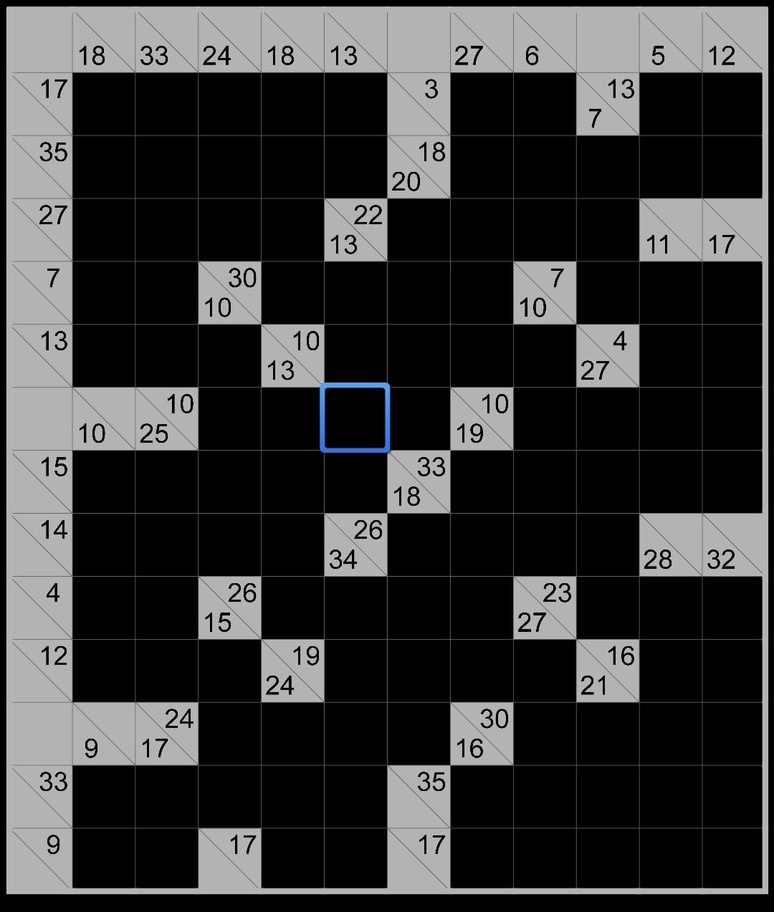
#> input picture data/images/prueba1.jpeg, 774 x 912 px, shrunk from 1080 x 1273 before the run
$ python -i grid.py   (imports and definitions only)   (older library calls are emulated)
#> lines starting #> are read from the running program, lines starting #| are printed output that depends on the picture; after the words box and inside, x2 and y2 are one past the last pixel; in counts of white or black regions, pixels touching at a corner belong together
"""Fase 1 - Paso 2: segmentación de la grilla (filas, columnas y celdas).

Sobre el tablero ya rectificado:
  1. Perfiles de líneas: se combinan dos evidencias, (a) trazos oscuros finos
     (binarización adaptativa) y (b) bordes de intensidad (Sobel), ambos
     filtrados con una apertura morfológica alargada que elimina dígitos y
     diagonales. Los bordes hacen que funcione también cuando las celdas se
     separan por cambio de color y no por una línea dibujada (p. ej. celdas
     negras contiguas a celdas grises).
  2. Se proyecta cada mapa (suma por filas / columnas) -> perfil con picos en
     cada línea de la grilla.
  3. Se busca conjuntamente el inicio a, el fin b y el número de celdas n que
     maximizan   contraste = media(perfil en las líneas) - media(perfil en los
     centros de celda).  Con n correcto las líneas caen en picos y los centros
     en valles; con 2n la mitad de las "líneas" caen en centros; con n/2 los
     "centros" caen en líneas. Probar varios a y b descarta márgenes, sombras y
     marcos alrededor del tablero.
  4. Cada línea se ajusta al pico local más cercano (tolera distorsión residual).
"""
from __future__ import annotations

from dataclasses import dataclass

import cv2
import numpy as np

MIN_CELLS, MAX_CELLS = 3, 30
MIN_CELL_PX = 12


@dataclass
class Grid:
    rows: int
    cols: int
    ys: np.ndarray   # rows + 1 posiciones de líneas horizontales
    xs: np.ndarray   # cols + 1 posiciones de líneas verticales

    def cell_box(self, r: int, c: int) -> tuple[int, int, int, int]:
        return int(self.xs[c]), int(self.ys[r]), int(self.xs[c + 1]), int(self.ys[r + 1])


def _norm(p: np.ndarray) -> np.ndarray:
    p = p - np.percentile(p, 10)
    return np.clip(p / (p.max() + 1e-9), 0, 1)


def line_profiles(gray: np.ndarray) -> tuple[np.ndarray, np.ndarray]:
    """Perfiles (vertical py, horizontal px) con picos en las líneas de la grilla."""
    h, w = gray.shape
    blur = cv2.GaussianBlur(gray, (3, 3), 0)
    block = max(11, (min(h, w) // 25) | 1)
    ink = cv2.adaptiveThreshold(blur, 255, cv2.ADAPTIVE_THRESH_MEAN_C, cv2.THRESH_BINARY_INV, block, 5)
    gy = np.abs(cv2.Sobel(blur, cv2.CV_32F, 0, 1, ksize=3))
    gx = np.abs(cv2.Sobel(blur, cv2.CV_32F, 1, 0, ksize=3))
    thr = max(30.0, float(np.percentile(np.maximum(gx, gy), 90)) * 0.5)
    ey = (gy > thr).astype(np.uint8) * 255
    ex = (gx > thr).astype(np.uint8) * 255

    k = max(7, min(h, w) // (MAX_CELLS + 10))
    hk = cv2.getStructuringElement(cv2.MORPH_RECT, (k, 1))
    vk = cv2.getStructuringElement(cv2.MORPH_RECT, (1, k))
    horiz = cv2.morphologyEx(ink, cv2.MORPH_OPEN, hk).sum(1) + cv2.morphologyEx(ey, cv2.MORPH_OPEN, hk).sum(1)
    vert = cv2.morphologyEx(ink, cv2.MORPH_OPEN, vk).sum(0) + cv2.morphologyEx(ex, cv2.MORPH_OPEN, vk).sum(0)
    smooth = lambda p: np.convolve(p.astype(np.float64), np.ones(3) / 3, mode="same")  # noqa: E731
    return _norm(smooth(horiz)), _norm(smooth(vert))


def _peaks(p: np.ndarray, min_dist: int, rel: float = 0.25) -> list[int]:
    out = []
    for i in np.argsort(-p):
        if p[i] < rel:
            break
        if all(abs(i - j) >= min_dist for j in out):
            out.append(int(i))
    return sorted(out)


def _score(p: np.ndarray, a: float, b: float, n: int, edge_lines: bool = False) -> float:
    """media(perfil en las líneas) - media(máximo del perfil en el interior de cada celda).

    Si n es demasiado pequeño, el interior de las celdas contiene líneas reales
    (máximo alto); si es demasiado grande, la mitad de las "líneas" caen en
    centros de celda (perfil bajo). Sólo el n correcto da líneas altas e
    interiores vacíos.
    """
    cell = (b - a) / n
    win = max(1, int(cell * 0.07))
    L = len(p)
    lines = [p[max(0, int(round(a + k * cell)) - win): min(L, int(round(a + k * cell)) + win + 1)].max()
             for k in range(n + 1)]
    # El borde de la imagen cuenta como línea (capturas recortadas justo al tablero).
    if edge_lines and a <= 0:
        lines[0] = 1.0
    if edge_lines and b >= L - 1:
        lines[-1] = 1.0
    inner = []
    for k in range(n):
        lo, hi = int(a + (k + 0.2) * cell), int(a + (k + 0.8) * cell)
        inner.append(p[max(0, lo): min(L, hi + 1)].max() if hi > lo else 0.0)
    return float(np.mean(lines) - np.mean(inner))


def fit_lines(p: np.ndarray, n_fixed: int | None = None, edge_lines: bool = False,
              busy: np.ndarray | None = None) -> tuple[float, float, int]:
    """Busca (inicio, fin, n) que mejor explican el perfil.

    busy (opcional, sólo si el tablero toca el borde): 1 donde la imagen tiene
    contenido. Dejar fuera del tablero una franja con contenido se penaliza:
    cuando el tablero llega al borde, no debería haber "margen" con dibujo.
    """
    L = len(p)
    pk = _peaks(p, max(3, L // 80))
    if len(pk) < 2:
        pk = [0, L - 1]
    starts = sorted(set([0] + pk[:5]))         # el tablero puede empezar en el borde
    ends = sorted(set(pk[-5:] + [L - 1]))
    best = (-1e9, 0.0, float(L - 1), MIN_CELLS)
    for a in starts:
        for b in ends:
            span = b - a
            if span < 0.4 * L:
                continue
            ns = [n_fixed] if n_fixed else range(MIN_CELLS, min(MAX_CELLS, span // MIN_CELL_PX) + 1)
            for n in ns:
                # Penaliza picos fuertes que queden fuera del tablero propuesto
                # (evita elegir sólo una parte de la grilla).
                tol = 0.35 * span / n
                outside = sum(p[q] for q in pk if q < a - tol or q > b + tol)
                s = _score(p, a, b, n, edge_lines) - 0.3 * outside
                if busy is not None:
                    cell = span / n
                    left = busy[:max(0, int(a))].sum() / cell
                    right = busy[int(b) + 1:].sum() / cell
                    s -= 0.3 * (min(1.0, left) + min(1.0, right))
                if s > best[0]:
                    best = (s, float(a), float(b), n)
    return best[1], best[2], best[3]


def refine_lines(p: np.ndarray, a: float, b: float, n: int) -> np.ndarray:
    cell = (b - a) / n
    win = max(2, int(cell * 0.18))
    pos = []
    for k in range(n + 1):
        q = int(round(a + k * cell))
        lo, hi = max(0, q - win), min(len(p), q + win + 1)
        seg = p[lo:hi]
        pos.append(lo + int(seg.argmax()) if seg.max() > 0.2 else q)
    return np.array(pos)


def active_range(gray: np.ndarray) -> tuple[tuple[int, int], tuple[int, int]]:
    blur = cv2.GaussianBlur(gray, (5, 5), 0)
    ex = np.abs(cv2.Sobel(blur, cv2.CV_32F, 1, 0, ksize=3)) > 40   # bordes verticales
    ey = np.abs(cv2.Sobel(blur, cv2.CV_32F, 0, 1, ksize=3)) > 40   # bordes horizontales
    h, w = gray.shape

    bright_r = np.median(blur, axis=1) > 170   # filas claras (papel)
    bright_c = np.median(blur, axis=0) > 170

    def rng_(counts, n, need, bright):
        # activa = tiene bordes o no es clara (una fila de celdas negras no es margen)
        idx = np.nonzero((counts >= need) | ~bright)[0]
        if len(idx) == 0:
            return 0, n
        lo, hi = max(0, idx[0] - 3), min(n, idx[-1] + 4)
        return (lo, hi) if hi - lo > 0.4 * n else (0, n)

    return (rng_(ex.sum(1), h, max(3, 0.01 * w), bright_r),
            rng_(ey.sum(0), w, max(3, 0.01 * h), bright_c))


def detect_grid(gray: np.ndarray, rows: int | None = None, cols: int | None = None,
                edge_lines: bool = True) -> Grid:
    """Tras rectificar, el borde de la imagen suele ser el borde del tablero, por lo
    que cuenta como línea (edge_lines). Las franjas con contenido que quedarían fuera
    del tablero se penalizan."""
    # Recortar márgenes claros y lisos (papel): toda fila del tablero cruza líneas verticales
    # de la grilla y toda columna cruza líneas horizontales; una franja sin bordes
    # en el extremo de la imagen es margen, no tablero.
    oy, ox = active_range(gray)
    gray = gray[oy[0]: oy[1], ox[0]: ox[1]]
    py, px = line_profiles(gray)
    by_ = bx_ = None
    if edge_lines:
        by_ = (gray.std(axis=1) > 30).astype(float)
        bx_ = (gray.std(axis=0) > 30).astype(float)
    ay, by, rows = fit_lines(py, rows, edge_lines, by_)
    ax, bx, cols = fit_lines(px, cols, edge_lines, bx_)
    return Grid(rows, cols, refine_lines(py, ay, by, rows) + oy[0], refine_lines(px, ax, bx, cols) + ox[0])


def draw_grid(color: np.ndarray, grid: Grid) -> np.ndarray:
    out = color.copy()
    x0, x1 = int(grid.xs[0]), int(grid.xs[-1])
    y0, y1 = int(grid.ys[0]), int(grid.ys[-1])
    for y in grid.ys:
        cv2.line(out, (x0, int(y)), (x1, int(y)), (0, 0, 255), 2)
    for x in grid.xs:
        cv2.line(out, (int(x), y0), (int(x), y1), (255, 0, 0), 2)
    return out

>>> import cv2
>>> picture = cv2.imread('../data/images/prueba1.jpeg', cv2.IMREAD_GRAYSCALE)
#> picture: shape (912, 774); min 0, max 221, mean 54.4
>>> result = detect_grid(picture)
#> in active_range, `ex = np.abs(cv2.Sobel(blur, cv2.CV_32F, 1, 0, ksize=3)) > 40`:
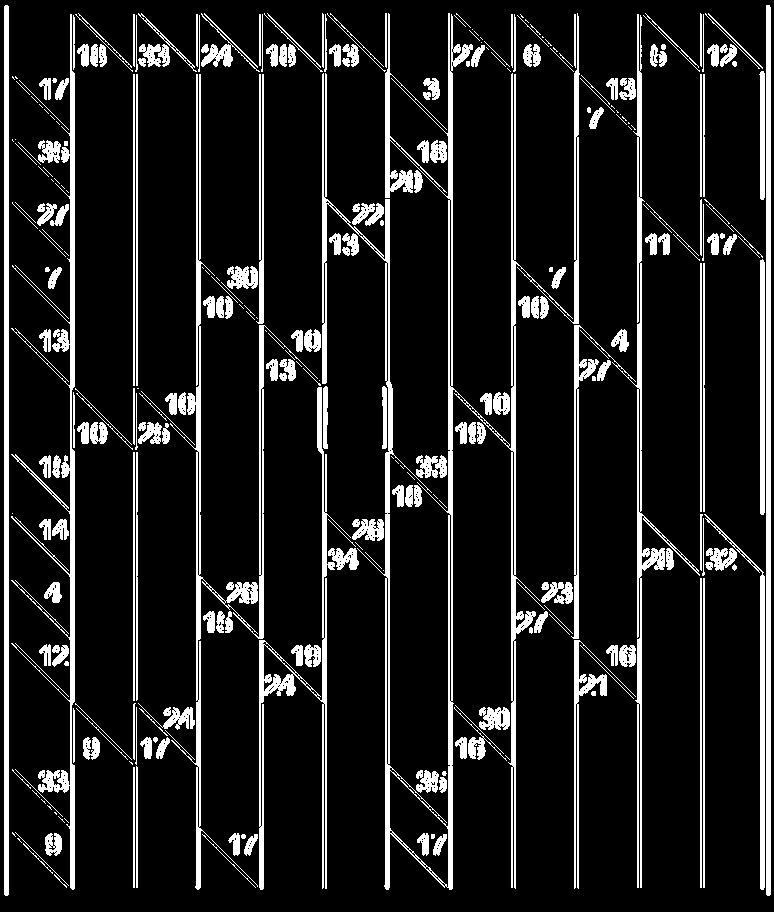
#> ex: shape (912, 774) bool; 12.3% white; 320 white regions (81 under 20 px), largest, box (x1, y1, x2, y2) and area: (322, 13, 580, 890) 16096, (571, 14, 700, 888) 6074, (170, 74, 318, 890) 5913
#> in active_range, `ey = np.abs(cv2.Sobel(blur, cv2.CV_32F, 0, 1, ksize=3)) > 40`:
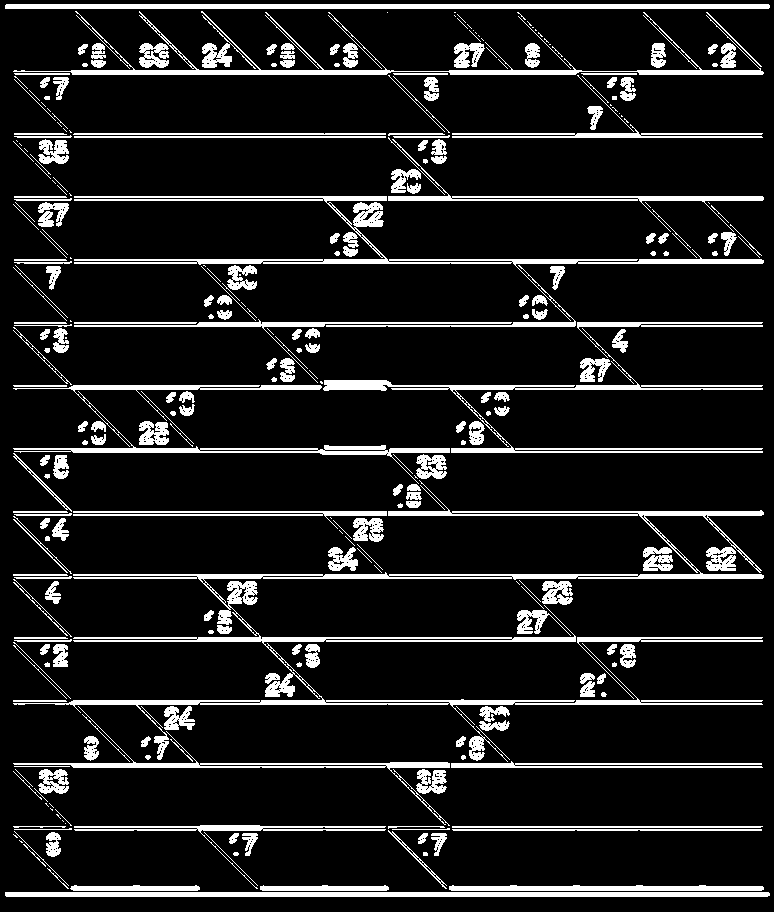
#> ey: shape (912, 774) bool; 11.8% white; 320 white regions (78 under 20 px), largest, box (x1, y1, x2, y2) and area: (13, 480, 764, 762) 12696, (74, 196, 764, 327) 6002, (13, 11, 764, 75) 3860
#> in rng_, `idx = np.nonzero((counts >= need) | ~bright)[0]`: idx = 912 values from 0 to 911
#> in rng_, `lo, hi = max(0, idx[0] - 3), min(n, idx[-1] + 4)`: lo = 0; hi = 912
#> in detect_grid, `oy, ox = active_range(gray)`: oy = (0, 912); ox = (0, 774)
#> in line_profiles, `ink = cv2.adaptiveThreshold(blur, 255, cv2.ADAPTIVE_THRESH_MEAN_C, cv2..`:
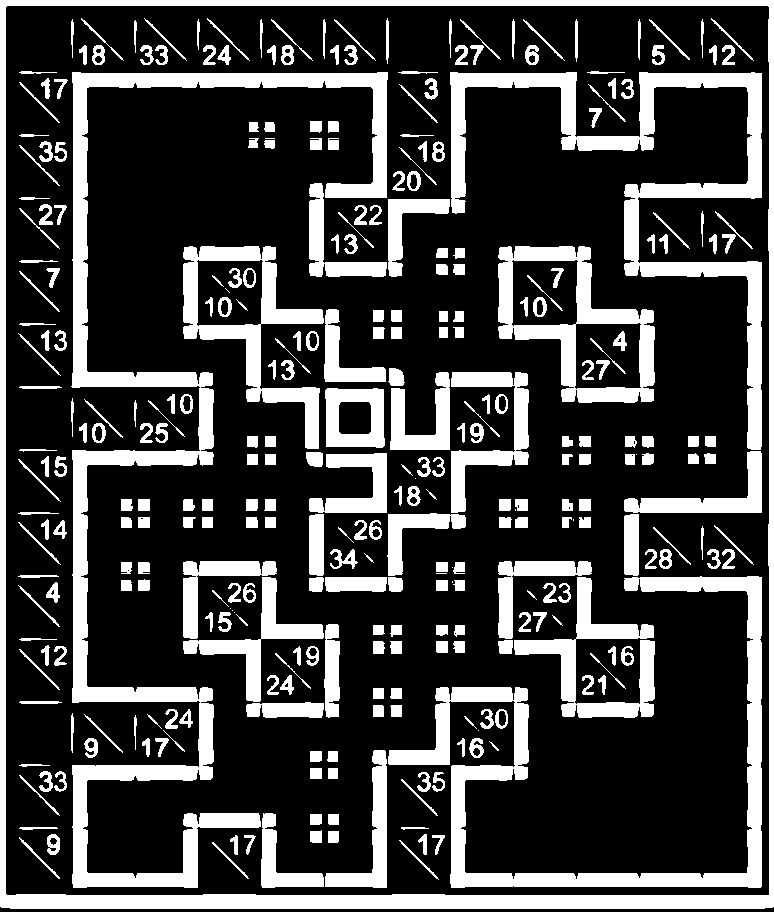
#> ink: shape (912, 774); 25.5% white; 333 white regions (13 under 20 px), largest, box (x1, y1, x2, y2) and area: (71, 72, 388, 888) 28864, (0, 0, 774, 909) 25524, (450, 72, 762, 450) 16664
#> in line_profiles, `gy = np.abs(cv2.Sobel(blur, cv2.CV_32F, 0, 1, ksize=3))`:
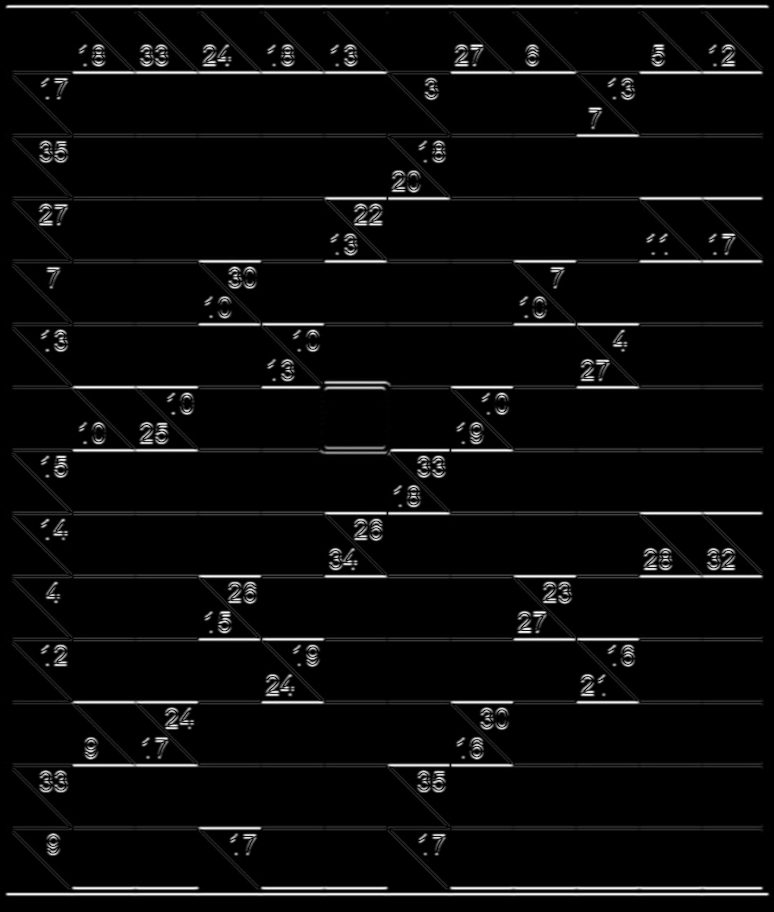
#> gy: shape (912, 774) float32; min 0, max 564, mean 23.2; drawn with min black and max white
#> in line_profiles, `gx = np.abs(cv2.Sobel(blur, cv2.CV_32F, 1, 0, ksize=3))`:
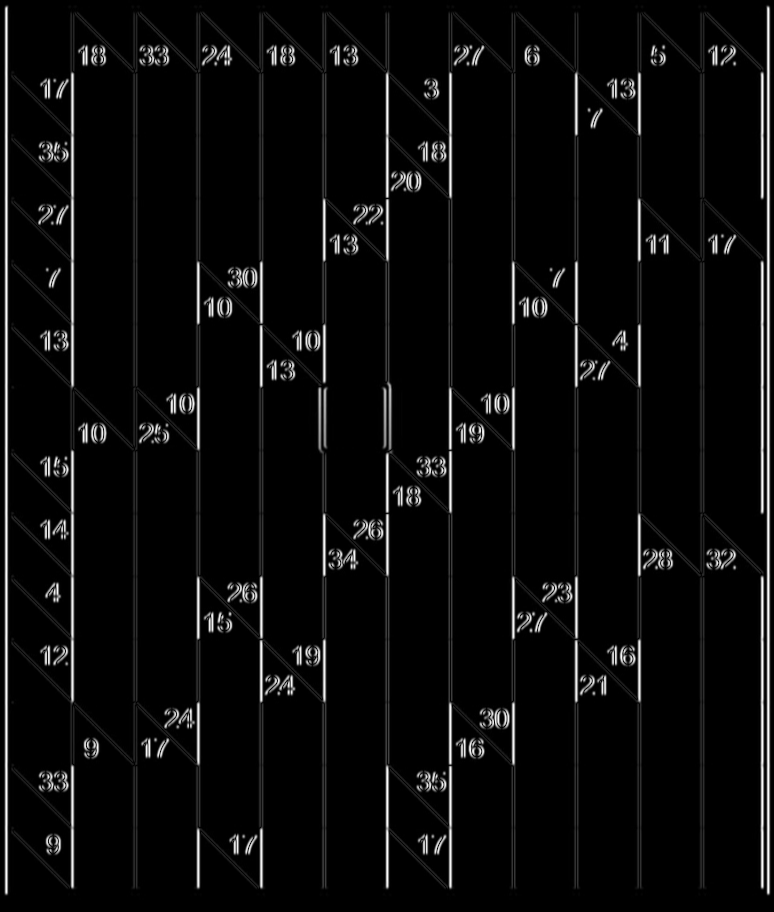
#> gx: shape (912, 774) float32; min 0, max 564, mean 25.2; drawn with min black and max white
#> in line_profiles, `thr = max(30.0, float(np.percentile(np.maximum(gx, gy), 90)) * 0.5)`: thr = 56.5
#> in line_profiles, `ey = (gy > thr).astype(np.uint8) * 255`: ey: shape (912, 774); 10.7% white; 306 white regions (91 under 20 px), largest, box (x1, y1, x2, y2) and area: (13, 496, 764, 829) 12060, (73, 137, 764, 327) 8741, (13, 11, 764, 138) 6043
#> in line_profiles, `ex = (gx > thr).astype(np.uint8) * 255`:
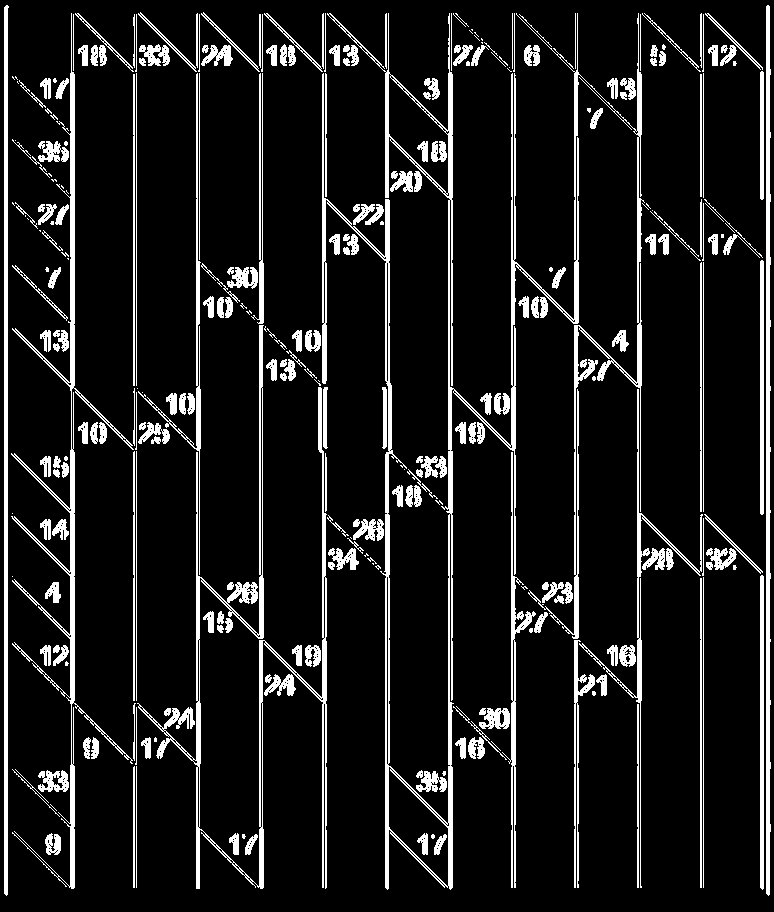
#> ex: shape (912, 774); 11% white; 300 white regions (74 under 20 px), largest, box (x1, y1, x2, y2) and area: (322, 13, 645, 890) 16487, (137, 325, 327, 889) 7161, (11, 13, 134, 889) 5439
#> in line_profiles, `horiz = cv2.morphologyEx(ink, cv2.MORPH_OPEN, hk).sum(1) + cv2.morphol..`: horiz = 912 values, max 391935 at index 5, min 0 at index 9, mean 34640
#> in line_profiles, `vert = cv2.morphologyEx(ink, cv2.MORPH_OPEN, vk).sum(0) + cv2.morpholo..`: vert = 774 values, max 458235 at index 5, min 0 at index 8, mean 41017.8
#> in _norm, `p = p - np.percentile(p, 10)`: p = 912 values, max 326740 at index 4, min 0 at index 10, mean 34567.9
#> in detect_grid, `py, px = line_profiles(gray)`: py = 912 values, max 1 at index 4, min 0 at index 10, mean 0.106; px = 774 values, max 1 at index 4, min 0 at index 9, mean 0.107
#> in detect_grid, `by_ = (gray.std(axis=1) > 30).astype(float)`: by_ = 912 values, max 1 at index 46, min 0 at index 0, mean 0.911
#> in detect_grid, `bx_ = (gray.std(axis=0) > 30).astype(float)`: bx_ = 774 values, max 1 at index 7, min 0 at index 0, mean 0.928
#> in fit_lines, `L = len(p)`: L = 912
#> the loop in _peaks, `for i in np.argsort(-p):` made 129 passes
#> i on passes 1 to 12: 4, 5, 895, 894, 73, 896, 3, 6, 74, 72, 893, 1
#> after the loop in _peaks, `for i in np.argsort(-p):`: out = [4, 895, 73, 906, 387, 702, 576, 512, 765, 261, 197, 450, 324, 639, 827, 881, 135, 84]
#> in fit_lines, `pk = _peaks(p, max(3, L // 80))`: pk = [4, 73, 84, 135, 197, 261, 324, 387, 450, 512, 576, 639, 702, 765, 827, 881, 895, 906]
#> in fit_lines, `starts = sorted(set([0] + pk[:5]))`: starts = [0, 4, 73, 84, 135, 197]
#> in fit_lines, `ends = sorted(set(pk[-5:] + [L - 1]))`: ends = [765, 827, 881, 895, 906, 911]
#> in fit_lines, `best = (-1e9, 0.0, float(L - 1), MIN_CELLS)`: best = (-1e+09, 0, 911, 3)
#> the loop in fit_lines, `for a in starts:` made 6 passes
#> a on passes 2 to 6: 4, 73, 84, 135, 197
#> the loop in _peaks (call 2), `for i in np.argsort(-p):` made 110 passes
#> i on passes 1 to 12: 4, 5, 73, 769, 768, 74, 770, 3, 6, 761, 760, 72
#> the loop in fit_lines (call 2), `for a in starts:` made 6 passes
